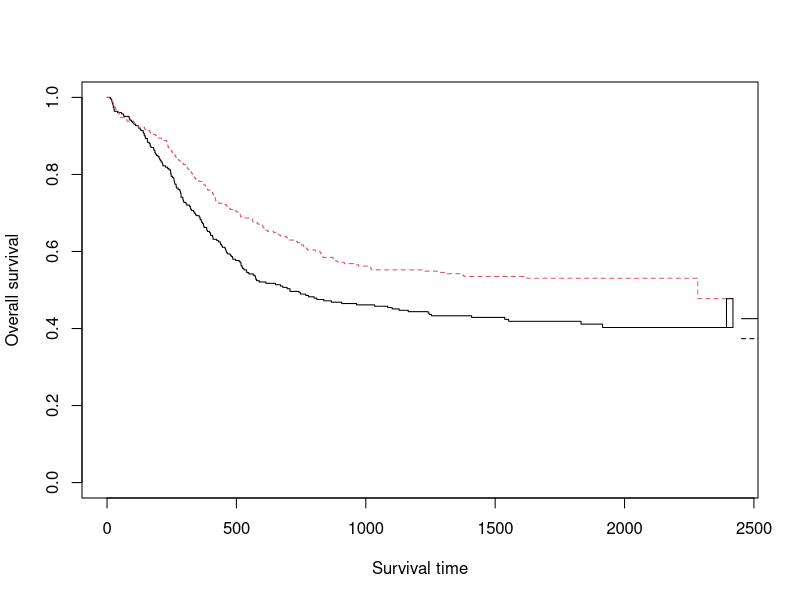

Recreate this plot in R. (Note: this script raises an error after producing the figure.)
## ---- chunk 1
# パッケージの読み込み
library(survival)
library(magrittr)
## ---- chunk 2
head(myeloid, n = 5)
## ---- chunk 3
summary(myeloid)
# データの型確認
str(myeloid)
## ---- chunk 4
ge.surv <- Surv(myeloid$futime, myeloid$death)
head(ge.surv, n = 10)
## ---- chunk 5
#myeloid %>% 
  Surv(myeloid$futime, myeloid$death)
## ---- chunk 6
ge.model <-survfit(Surv(futime,death) ~ trt, data = myeloid)
summary(ge.model)
## ---- chunk 7
plot(ge.model,lty=1:2,xlab = "Survival time", ylab = "Overall survival", col = 1:2) %>% legend(locator(1),c("A","B"), lty=c(1,2))

## 実際に描くときはlegendを併記するとグラフに追記できる
## ---- chunk 8
fortify.survfit <- function(survfit.data) {
  data.frame(time = survfit.data$time,
             n.risk = survfit.data$n.risk,
             n.event = survfit.data$n.event,
             n.censor = survfit.data$n.censor,
             surv = survfit.data$surv,
             std.err = survfit.data$std.err,
             upper = survfit.data$upper,
             lower = survfit.data$lower,
             strata = rep(names(survfit.data$strata), survfit.data$strata))
}

head(ggplot2::fortify(ge.model))
## ---- chunk 9
library(ggplot2)

ge.model %>% ggplot() + geom_line(aes_string(x = 'time', y = 'surv', colour = 'strata')) + 
  geom_ribbon(aes_string(x = 'time', ymin = 'lower', ymax = 'upper', fill = 'strata'), alpha = 0.5) + 
  ylim(0,1) +
  xlab("survival time") + ylab("survival rate") + ggtitle("Kaplan-Meier曲線")
#+ scale_y_continuous(labels = scales::percent)
## ---- chunk 10
ge.censor <- ggplot2::fortify(ge.model)  
## ---- chunk 11

ge.censor %>% ggplot() + geom_line(aes_string(x = 'time', y = 'surv', colour = 'strata')) + 
  geom_ribbon(aes_string(x = 'time', ymin = 'lower', ymax = 'upper', fill = 'strata'), alpha = 0.5) + 
  geom_point(data = ge.censor[ge.censor$n.censor > 0,],
             aes_string(x = 'time', y = 'surv'), shape = '+', size = 2) +
  ylim(0,1) +
  xlab("survival time") + ylab("survival rate") + ggtitle("Kaplan-Meier曲線")
## ---- chunk 12
survdiff(Surv(myeloid$futime, myeloid$death) ~ myeloid$trt)
## ---- chunk 13
model.cox <- coxph(Surv(futime, death) ~ trt + sex, data = myeloid)
summary(model.cox)
